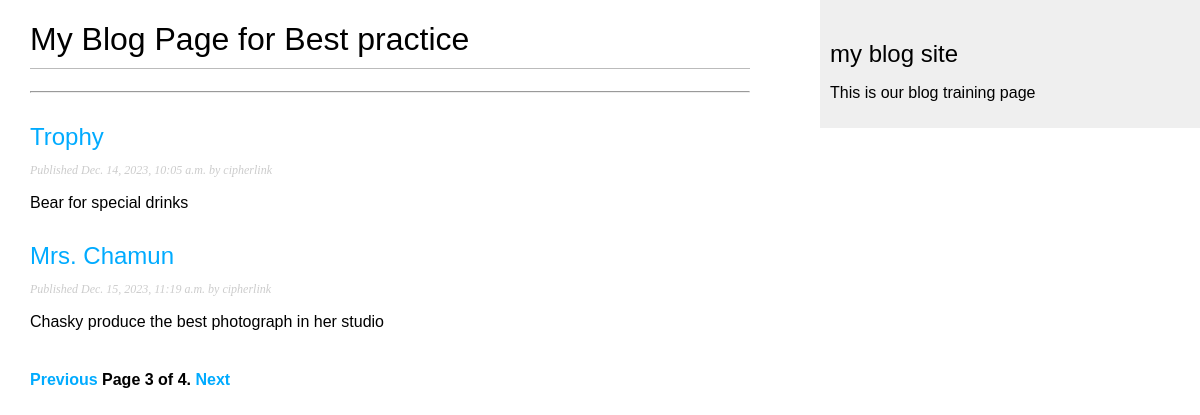
Page /blog/?page=3 on the committed database.
### blog/models.py (models this page shows)
class Post(models.Model):
    def get_absolute_url(self):
        return reverse('blog:post_detail',
                       args=[self.publish.year,
                             self.publish.month,
                             self.publish.day,
                             self.slug])
    class Status(models.TextChoices):
        DRAFT = 'DF', 'Draft'
        PUBLISHED = 'PB', 'Published'
    title = models.CharField(max_length=200)
    slug = models.CharField(max_length=200,
                            unique_for_date='publish')
    author = models.ForeignKey(User,
                               on_delete=models.CASCADE,
                               related_name='blog_posts')
    body = models.TextField()
    publish = models.DateTimeField(default=timezone.now)
    created = models.DateTimeField(auto_now_add=True)
    updated = models.DateField(auto_now=True)
    status = models.CharField(max_length=2,
                              choices=Status.choices,
                              default=Status.DRAFT)
    objects = models.Manager()
    published = PublishedManager()

### blog/views.py (the view)
# urls.py: path('', views.PostListView.as_view(), name='post_list'),
class PostListView(ListView):
    queryset = Post.published.all()
    context_object_name = 'posts'
    paginate_by = 2
    template_name = 'blog/post/list.html'

### blog/templates/blog/post/list.html (shortened to what this page needs)
{% extends "blog/base.html" %}
{% block content %}
    <h1>My Blog Page for Best practice</h1><hr>
{% for post in posts %}
    <h2>
    <a href="{{ post.get_absolute_url }}">
         {{ post.title }}
    </a>
    </h2>
    <p class="date">
        Published {{ post.publish }} by {{ post.author }}
    </p>
{{ post.body|truncatewords:30|linebreaks }}
   {% endfor %}
   {% include "page/pagination.html" with page=page_obj %}
{% endblock %}

### blog/static/css/blog.css (style rules this page uses)
body { margin:0; padding:0; font-family:helvetica, sans-serif; }
a { color:#00abff; text-decoration:none; }
h1 { font-weight:normal; border-bottom:1px solid #bbb; padding:0 0 10px 0; }
h2 { font-weight:normal; margin:30px 0 0; }
p.date { color:#ccc; font-family: georgia, serif; font-size: 12px; font-style: italic; }

### rows in the picture
Post: title "Trophy", publish "Dec. 14, 2023, 10:05 a.m.", author "cipherlink", body "Bear for special drinks"
Post: title "Mrs. Chamun", publish "Dec. 15, 2023, 11:19 a.m.", author "cipherlink", body "Chasky produce the best photograph in her studio"

### other values in the picture
{{ page.number }} "3"
{{ page.paginator.num_pages }} "4"
